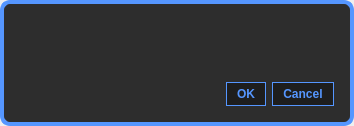
<?xml version="1.0" encoding="UTF-8"?>
<ui version="4.0">
 <class>AreYouSureDialog</class>
 <widget class="QDialog" name="AreYouSureDialog">
  <property name="geometry">
   <rect>
    <x>0</x>
    <y>0</y>
    <width>354</width>
    <height>126</height>
   </rect>
  </property>
  <property name="sizePolicy">
   <sizepolicy hsizetype="Preferred" vsizetype="Minimum">
    <horstretch>0</horstretch>
    <verstretch>0</verstretch>
   </sizepolicy>
  </property>
  <property name="minimumSize">
   <size>
    <width>350</width>
    <height>120</height>
   </size>
  </property>
  <property name="maximumSize">
   <size>
    <width>600</width>
    <height>500</height>
   </size>
  </property>
  <property name="windowTitle">
   <string>Dialog</string>
  </property>
  <property name="styleSheet">
   <string notr="true">
#widgetasss {
	background-color: rgb(45, 45, 45);
	border: 4px solid rgb(85, 150, 255);
	border-radius: 10px;
}

QPushButton {
	background-color: rgb(30, 30, 30);
	border: 1px solid rgb(85, 150, 255);
	color: rgb(85, 150, 255);
	padding: 4px 10px;
	font: 75 10pt &quot;Segoe UI&quot;;
	font-weight: 500;
}
QPushButton::hover {
	background-color: rgb(85, 150, 255);
	border: 1px solid rgb(30, 30, 30);
	font: 75 10pt &quot;Segoe UI&quot;;
	color: rgb(30, 30, 30);
	border-radius:5px;
	font-weight: 500;
}</string>
  </property>
  <layout class="QVBoxLayout" name="verticalLayout">
   <property name="spacing">
    <number>0</number>
   </property>
   <property name="sizeConstraint">
    <enum>QLayout::SetMinimumSize</enum>
   </property>
   <property name="leftMargin">
    <number>0</number>
   </property>
   <property name="topMargin">
    <number>0</number>
   </property>
   <property name="rightMargin">
    <number>0</number>
   </property>
   <property name="bottomMargin">
    <number>0</number>
   </property>
   <item>
    <widget class="QWidget" name="widgetasss" native="true">
     <property name="sizePolicy">
      <sizepolicy hsizetype="Preferred" vsizetype="Minimum">
       <horstretch>0</horstretch>
       <verstretch>0</verstretch>
      </sizepolicy>
     </property>
     <layout class="QVBoxLayout" name="verticalLayout_2">
      <property name="spacing">
       <number>15</number>
      </property>
      <property name="sizeConstraint">
       <enum>QLayout::SetMinimumSize</enum>
      </property>
      <property name="leftMargin">
       <number>20</number>
      </property>
      <property name="topMargin">
       <number>20</number>
      </property>
      <property name="rightMargin">
       <number>20</number>
      </property>
      <property name="bottomMargin">
       <number>20</number>
      </property>
      <item>
       <widget class="QLabel" name="label">
        <property name="sizePolicy">
         <sizepolicy hsizetype="Preferred" vsizetype="Minimum">
          <horstretch>0</horstretch>
          <verstretch>0</verstretch>
         </sizepolicy>
        </property>
        <property name="styleSheet">
         <string notr="true">font-size: 16px;
color: white;
font-weight: 500;</string>
        </property>
        <property name="text">
         <string/>
        </property>
        <property name="alignment">
         <set>Qt::AlignCenter</set>
        </property>
        <property name="wordWrap">
         <bool>true</bool>
        </property>
       </widget>
      </item>
      <item>
       <widget class="QDialogButtonBox" name="buttonBox">
        <property name="orientation">
         <enum>Qt::Horizontal</enum>
        </property>
        <property name="standardButtons">
         <set>QDialogButtonBox::Cancel|QDialogButtonBox::Ok</set>
        </property>
       </widget>
      </item>
     </layout>
    </widget>
   </item>
  </layout>
 </widget>
 <resources/>
 <connections>
  <connection>
   <sender>buttonBox</sender>
   <signal>accepted()</signal>
   <receiver>AreYouSureDialog</receiver>
   <slot>accept()</slot>
   <hints>
    <hint type="sourcelabel">
     <x>248</x>
     <y>254</y>
    </hint>
    <hint type="destinationlabel">
     <x>157</x>
     <y>274</y>
    </hint>
   </hints>
  </connection>
  <connection>
   <sender>buttonBox</sender>
   <signal>rejected()</signal>
   <receiver>AreYouSureDialog</receiver>
   <slot>reject()</slot>
   <hints>
    <hint type="sourcelabel">
     <x>316</x>
     <y>260</y>
    </hint>
    <hint type="destinationlabel">
     <x>286</x>
     <y>274</y>
    </hint>
   </hints>
  </connection>
 </connections>
</ui>
